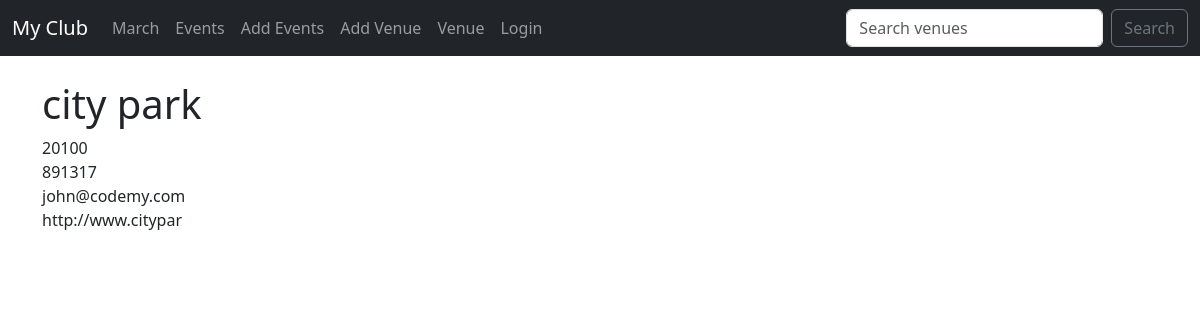
Page /show_venue/6 on the committed database.
### events/models.py (models this page shows)
class Venue(models.Model):
    name = models.CharField("Venue name", max_length=120)
    address =models.CharField(max_length=300)
    zip_code=models.CharField(max_length=15)
    phone = models.CharField('Contact Phone',max_length=25,blank=True)
    web =models.URLField(blank=True)
    email_address =models.EmailField("Email Address",blank=True)
    def __str__(self):
        return self.name

### events/views.py (the view)
# urls.py: path('show_venue/<venue_id>',views.show_venue,name='show-venue'),
def show_venue(request,venue_id):
     venue =Venue.objects.get(pk=venue_id)
     return render(request, 'events/show_venue.html',{"venue": venue})

### events/templates/events/show_venue.html
{% extends "events/base.html" %} {% block content %}
<h1>{{venue}} </h1>
{{venue.address}} <br>
{{venue.zip_code}} <br>
{{venue.email_address}} <br>
{{venue.web}}
{% endblock content %}

### rows in the picture
Venue: name "city park", address "20100", zip_code "891317", email_address "john@codemy.com", web "http://www.citypar"
